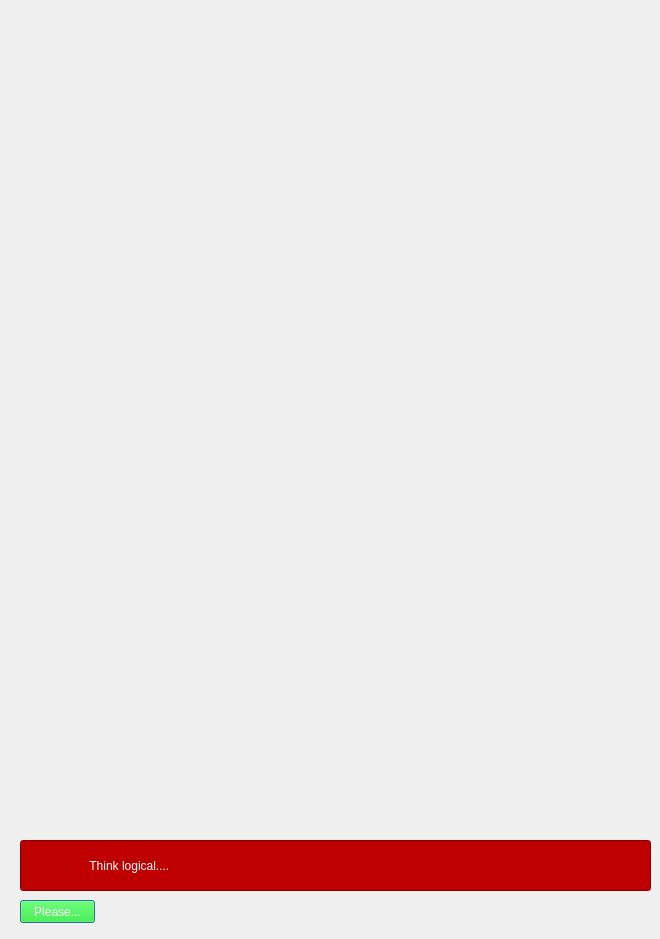
<?xml version="1.0" encoding="UTF-8"?>
<ui version="4.0">
 <class>egg4</class>
 <widget class="QDialog" name="egg4">
  <property name="geometry">
   <rect>
    <x>0</x>
    <y>0</y>
    <width>660</width>
    <height>939</height>
   </rect>
  </property>
  <property name="windowTitle">
   <string>Dialog</string>
  </property>
  <widget class="QLineEdit" name="lineEdit">
   <property name="geometry">
    <rect>
     <x>20</x>
     <y>840</y>
     <width>631</width>
     <height>51</height>
    </rect>
   </property>
   <property name="styleSheet">
    <string notr="true">background-color: rgb(191, 0, 0);
color: rgb(255, 255, 255);
font: 26pt &quot;Elephant&quot;;</string>
   </property>
   <property name="text">
    <string>                    Think logical....</string>
   </property>
  </widget>
  <widget class="QLabel" name="label_pic1">
   <property name="geometry">
    <rect>
     <x>20</x>
     <y>0</y>
     <width>631</width>
     <height>821</height>
    </rect>
   </property>
   <property name="text">
    <string/>
   </property>
  </widget>
  <widget class="QPushButton" name="pushButton">
   <property name="geometry">
    <rect>
     <x>20</x>
     <y>900</y>
     <width>75</width>
     <height>23</height>
    </rect>
   </property>
   <property name="styleSheet">
    <string notr="true">background-color: rgb(0, 255, 0);
color: rgb(255, 255, 255);
font: 8pt &quot;Elephant&quot;;</string>
   </property>
   <property name="text">
    <string>Please...</string>
   </property>
  </widget>
 </widget>
 <resources/>
 <connections/>
</ui>
